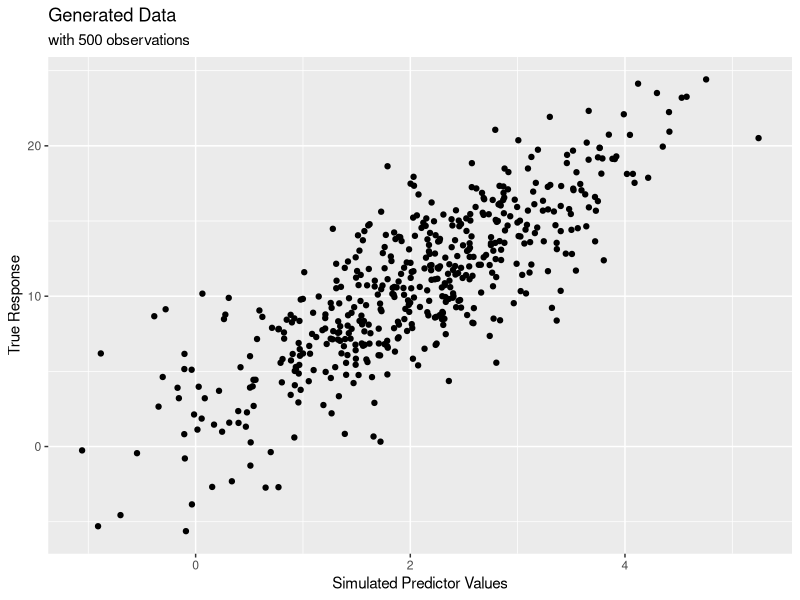
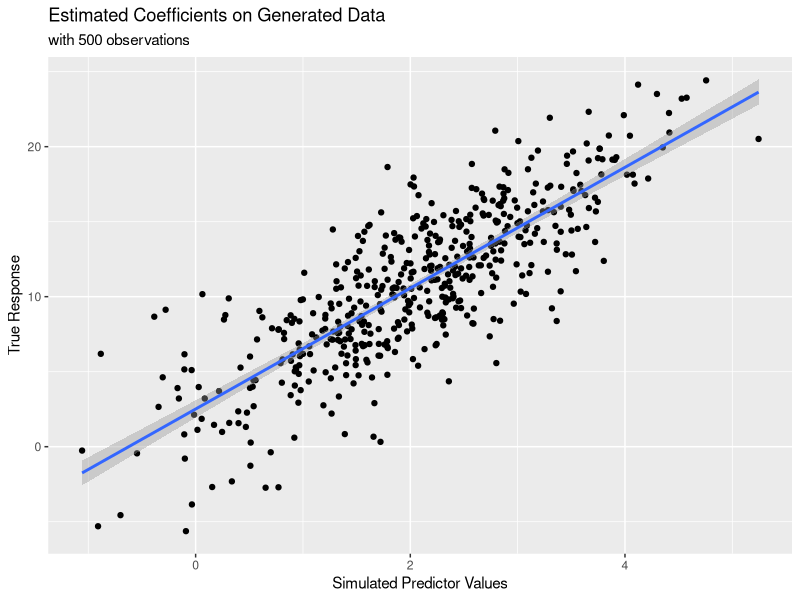
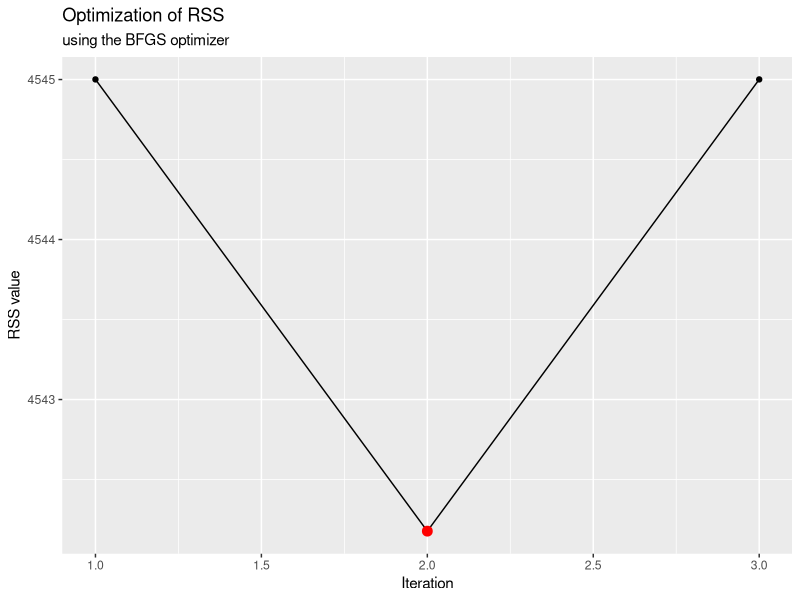

Recreate these plots in R, in order.
## ---- chunk 1

beta = c(2, 5)

y = c(8, 3, 2, -1)

x = c(4.5, 3.9, 18.2, 19.9)

estimating_rss = function(x, y, beta) {
  sum((y - (beta[1] + x*beta[2]))^2)
}

estimating_rss(x, y, beta)

estimating_rss(x, y, c(3, 4))


estimating_rss(x, y, c(3.5, 3.8))

## ---- chunk 2
# Simulate data

# Set seed for reproducibility
set.seed(9123)

# Number of observations
n = 500               

X = cbind(1, rnorm(n, mean = 2))             # Design matrix: n x 2 
beta = c(2.5, 4)                             # True beta values: 2 x 1
y = X[,1]*beta[1] + X[,2]*beta[2] + rnorm(n, sd = 3) # Response variable with error: n x 1
## ---- chunk 3
library("ggplot2")
df = data.frame(x = X[, 2], y = y)
ggplot(df, aes(x, y)) +
  geom_point() +
  labs(title = "Generated Data",
       subtitle = paste("with", n, "observations"),
       x = "Simulated Predictor Values",
       y = "True Response")
## ---- chunk 4
# Set seed for reproducibility
set.seed(9123)

# Mean of Response (y)
y_mu = mean(y)

# Mean of Predictor (x)
x = X[, 2]
x_mu = mean(x)

# Estimate Slope
beta1_hat = 
       sum((x - x_mu) * (y - y_mu)) /
         sum((x - x_mu) ^ 2)

# Estimate Intercept
beta0_hat = 
       y_mu - beta1_hat * x_mu

cbind(c(beta0_hat, beta1_hat), beta)
## ---- chunk 5
library("ggplot2")
df = data.frame(x = X[, 2], y = y)
ggplot(df, aes(x, y)) +
  geom_point() +
  geom_smooth(method = lm) +
  labs(title = "Estimated Coefficients on Generated Data",
       subtitle = paste("with", n, "observations"),
       x = "Simulated Predictor Values",
       y = "True Response")
## ---- chunk 6
set.seed(8812)
beta_hat = rep(0, 2)                         # Provide initial beta value: 2 x 1

# Write the cost function to minimize
min_rss_slr = function(par, X, y) {  
  rss = sum((y - (X[,1]*par[1] + X[,2] * par[2]))^2)
  return(rss) 
}

# Perform the minimization
model_opt = optim(par = beta, fn = min_rss_slr,
                  method = "BFGS", control=list(trace=TRUE),
                  X = X, y = y)

# Check parameter difference
cbind(model_opt$par, beta)
## ---- chunk 7
ggplot(data.frame(x = c(1, 2, 3),
                  y = c(4545.000693, 4542.177432, 4545.000693)),
       aes(x, y)) +
  geom_point() + geom_line() +
  geom_point(data = data.frame(x = 2, y = 4542.177432), color = "red", size =3 ) +
  labs(title = "Optimization of RSS",
       subtitle = "using the BFGS optimizer", 
       y = "RSS value",
       x = "Iteration")
## ---- chunk 8
model_fit = lm(mpg ~ wt + qsec, data = mtcars)

model_fit
## ---- chunk 9
# Add the intercept
X = model.matrix(mpg ~ wt + qsec, data = mtcars)
head(X)

# Remove the intercept
X_noint = model.matrix(mpg ~ wt + qsec - 1, data = mtcars)
head(X_noint)
## ---- chunk 10
summary(model_fit)
## ---- chunk 11
model_fit_design = lm.fit(x = X, y = matrix(mtcars$mpg))


model_fit_design$coefficients
model_fit$coefficients
## ---- chunk 12
future_car = data.frame(wt = 0.5,
                      qsec = 12)

y_hat = predict(model_fit, new_data = future_car)

head(y_hat)
## ---- chunk 13
id     = c(1, 2, 3, 55)
sex    = c("M", "F", "F", "M")
height = c(6.1, 5.5, 5.2, 5.9)

subject_heights_vec = data.frame(
  id = id,
  sex = sex,
  height = height
)

# Notice sex is a factor inside the data.frame
str(subject_heights_vec)

# But outside, on the vector it is a character
class(sex)

summary(subject_heights_vec)
summary(sex)
## ---- chunk 14
# Data frame without factors
subject_heights = data.frame(
   id         = c(1, 2, 3, 55),
   sex      = c("M", "F", "F", "M"),
   height = c(6.1, 5.5, 5.2, 5.9),
   stringsAsFactors = FALSE
)

# Data Frame with Factors
subject_heights_fct = data.frame(
   id         = c(1, 2, 3, 55),
   sex      = c("M", "F", "F", "M"),
   height = c(6.1, 5.5, 5.2, 5.9),
   stringsAsFactors = TRUE
)
## ---- chunk 15
summary(subject_heights)
summary(subject_heights_fct)
## ---- chunk 16
str(subject_heights)
str(subject_heights_fct)
## ---- chunk 17
sex = c("M", "F", "F", "M") # Character vector
sex_factor = factor(sex)    # Convert from character to factor
as.numeric(sex_factor)      # Retrieve levels
## ---- chunk 18
letters
## ---- chunk 19
3 * 1
## ---- chunk 20
class_seating = data.frame(
  distance = c("back", "back", "front", "back", "front", "front"),
  side = c("right", "left", "middle", "middle", "right", "left")
)
## ---- chunk 21
# Check with R ...  (recall -1 to remove index)
## ---- chunk 22
x = c(3L, -1L, 22L, 9L, 0L, 22L, 9L)        # Create Integer Vector

data_factor = as.factor(x)                    # Cast integer to factor
## ---- chunk 23
data_factor
## ---- chunk 24
levels(data_factor)
## ---- chunk 25
# Modify with a pre-existing level
data_factor[1] = 9

# Error if level isn't present already
data_factor[2] = 18
data_factor
## ---- chunk 26
x_recovery = levels(data_factor)[data_factor]
x_recovery
class(x_recovery)
## ---- chunk 27
x_cast = as.numeric(x_recovery)         # Cast to appropriate type

x_cast + 10
## ---- chunk 28
str(data_factor)
## ---- chunk 29
levels(data_factor)
## ---- chunk 30
level_data = levels(data_factor)[data_factor]
level_data
## ---- chunk 31
class(level_data)
## ---- chunk 32
as.numeric(level_data)
## ---- chunk 33
levels(data_factor)[as.numeric(data_factor)]
## ---- chunk 34
yields = c("hi", "low", "med", "low", "med", "low") 

# Factor without Order
yields_fct = factor(yields)
yields_fct

# Notice order isn't set appropriately
yields_order = factor(yields, ordered = TRUE) # Add Order
yields_order

# Correct ordering from low to high
yields_fixed_order = factor(yields, levels = c("low", "med", "hi"),  ordered = TRUE)
yields_fixed_order
